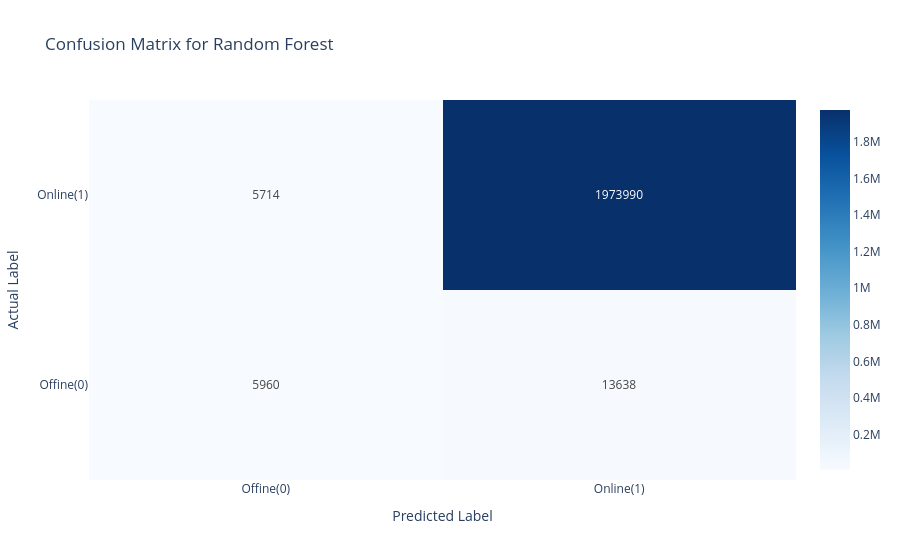

Here is the notebook cell this chart was saved with:
### Code cell
import plotly.graph_objects as go
import pandas as pd
confusion_matrix = pd.DataFrame(
    [[tn, fp], [fn, tp]],
    index=["Offine(0)", "Online(1)"],
    columns=["Offine(0)", "Online(1)"]
)

# Extract values for the heatmap
z = confusion_matrix.values
x = confusion_matrix.columns.tolist()  # Predicted labels
y = confusion_matrix.index.tolist()    # Actual labels

# Create a Plotly heatmap
fig = go.Figure(
    data=go.Heatmap(
        z=z,
        x=x,
        y=y,
        colorscale="Blues",
        showscale=True,
        text=z,
        texttemplate="%{text}",
        zmin=0
    )
)


# Add titles and labels
fig.update_layout(
    title="Confusion Matrix for Random Forest",
    xaxis_title="Predicted Label",
    yaxis_title="Actual Label",
    xaxis=dict(tickmode="array", tickvals=[0, 1], ticktext=x),
    yaxis=dict(tickmode="array", tickvals=[0, 1], ticktext=y),
    template="plotly_white"
)

# Show the interactive plot
fig.show()

### Figure 1 — Plotly figure (JSON) as saved in the notebook; plotly's stock layout.template omitted (floating-point values rounded to 4 significant figures)
{"data": [{"colorscale": [[0, "rgb(247,251,255)"], [0.125, "rgb(222,235,247)"], [0.25, "rgb(198,219,239)"], [0.375, "rgb(158,202,225)"], [0.5, "rgb(107,174,214)"], [0.625, "rgb(66,146,198)"], [0.75, "rgb(33,113,181)"], [0.875, "rgb(8,81,156)"], [1, "rgb(8,48,107)"]], "showscale": true, "text": [[5960, 13638], [5714, 1973990]], "texttemplate": "%{text}", "type": "heatmap", "x": ["Offine(0)", "Online(1)"], "y": ["Offine(0)", "Online(1)"], "z": [[5960, 13638], [5714, 1973990]], "zmin": 0}], "layout": {"autosize": true, "title": {"text": "Confusion Matrix for Random Forest"}, "xaxis": {"autorange": true, "range": [-0.5, 1.5], "tickmode": "array", "ticktext": ["Offine(0)", "Online(1)"], "tickvals": [0, 1], "title": {"text": "Predicted Label"}, "type": "category"}, "yaxis": {"autorange": true, "range": [-0.5, 1.5], "tickmode": "array", "ticktext": ["Offine(0)", "Online(1)"], "tickvals": [0, 1], "title": {"text": "Actual Label"}, "type": "category"}}}
